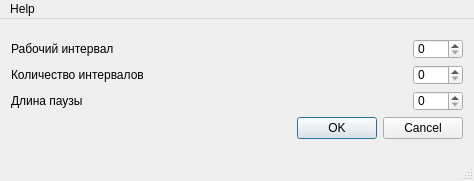
<?xml version="1.0" encoding="UTF-8"?>
<ui version="4.0">
 <class>MainWindow</class>
 <widget class="QMainWindow" name="MainWindow">
  <property name="geometry">
   <rect>
    <x>0</x>
    <y>0</y>
    <width>474</width>
    <height>181</height>
   </rect>
  </property>
  <property name="windowTitle">
   <string>Lazy Ass</string>
  </property>
  <widget class="QWidget" name="centralWidget">
   <layout class="QGridLayout" name="gridLayout">
    <item row="0" column="0">
     <layout class="QVBoxLayout" name="verticalLayout">
      <item>
       <layout class="QVBoxLayout" name="InputLayout">
        <item>
         <layout class="QHBoxLayout" name="horizontalLayout_5">
          <item>
           <widget class="QLabel" name="label">
            <property name="text">
             <string>Рабочий интервал</string>
            </property>
           </widget>
          </item>
          <item>
           <widget class="QSpinBox" name="workTimeInput">
            <property name="maximumSize">
             <size>
              <width>50</width>
              <height>20</height>
             </size>
            </property>
           </widget>
          </item>
         </layout>
        </item>
        <item>
         <layout class="QHBoxLayout" name="horizontalLayout_4">
          <item>
           <widget class="QLabel" name="label_2">
            <property name="text">
             <string>Количество интервалов</string>
            </property>
           </widget>
          </item>
          <item>
           <widget class="QSpinBox" name="workIntervalsNumber">
            <property name="maximumSize">
             <size>
              <width>50</width>
              <height>20</height>
             </size>
            </property>
           </widget>
          </item>
         </layout>
        </item>
        <item>
         <layout class="QHBoxLayout" name="horizontalLayout_2">
          <item>
           <widget class="QLabel" name="label_3">
            <property name="text">
             <string>Длина паузы</string>
            </property>
           </widget>
          </item>
          <item>
           <widget class="QSpinBox" name="freeTime">
            <property name="maximumSize">
             <size>
              <width>50</width>
              <height>20</height>
             </size>
            </property>
           </widget>
          </item>
         </layout>
        </item>
       </layout>
      </item>
      <item>
       <layout class="QHBoxLayout" name="horizontalLayout">
        <item>
         <spacer name="horizontalSpacer">
          <property name="orientation">
           <enum>Qt::Horizontal</enum>
          </property>
          <property name="sizeHint" stdset="0">
           <size>
            <width>40</width>
            <height>20</height>
           </size>
          </property>
         </spacer>
        </item>
        <item>
         <widget class="QDialogButtonBox" name="buttonBox">
          <property name="standardButtons">
           <set>QDialogButtonBox::Cancel|QDialogButtonBox::Ok</set>
          </property>
         </widget>
        </item>
       </layout>
      </item>
     </layout>
    </item>
   </layout>
  </widget>
  <widget class="QMenuBar" name="menuBar">
   <property name="geometry">
    <rect>
     <x>0</x>
     <y>0</y>
     <width>474</width>
     <height>21</height>
    </rect>
   </property>
   <widget class="QMenu" name="menuHelp">
    <property name="title">
     <string>Help</string>
    </property>
    <addaction name="actionAbout"/>
   </widget>
   <addaction name="menuHelp"/>
  </widget>
  <widget class="QStatusBar" name="statusBar"/>
  <action name="actionAbout">
   <property name="text">
    <string>About</string>
   </property>
  </action>
 </widget>
 <layoutdefault spacing="6" margin="11"/>
 <resources/>
 <connections/>
</ui>
